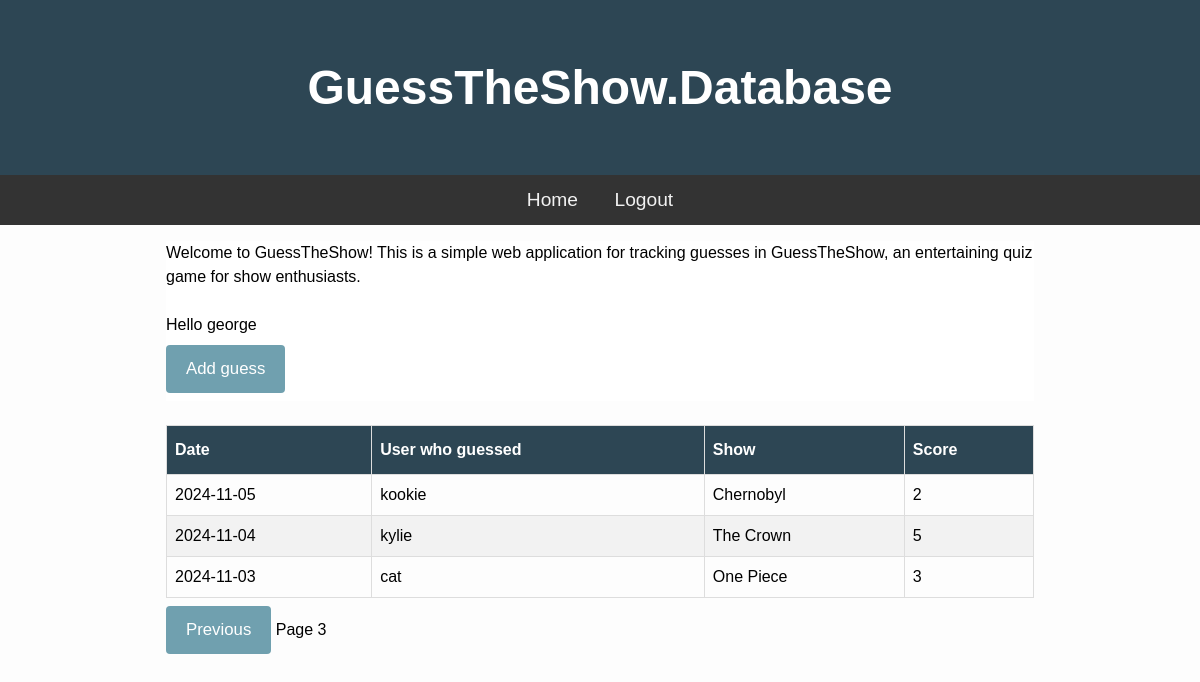
Screenshot of /?page=3 (signed in) with the database file from the repository.
### tables this page shows
CREATE TABLE Guesses (id INTEGER PRIMARY KEY AUTOINCREMENT, user_id INTEGER, date TEXT NOT NULL, score INTEGER, "show" TEXT NOT NULL);

CREATE TABLE Users (id INTEGER PRIMARY KEY AUTOINCREMENT, username TEXT UNIQUE NOT NULL, password NOT NULL, salt TEXT);

### main.py (the view)
@app.route("/") #the route for the homepage
def Home():
    page = request.args.get('page', 1, type=int) #Get the page number from the query parameters and default to 1 if not provided
    per_page = 10 #Limit guesses to 10 per page e
    total_guesses = db.TotalGuessCount() #Get the total number of guesses from the guesses database
    total_pages = math.ceil(total_guesses / per_page)#Calculate the total number of pages and round up to the nearest whole number
    if page < 1: #If the page number is less than 1, set it to 1 to prevent invalid page numbers and users from trying to access non-existent pages
       page = 1
    elif page > total_pages and total_pages > 0:
       page = total_pages
    offset = (page - 1) * per_page #Calculate the offset for the database query based on the current page
    guessData = db.GetPages(per_page, offset)#Get the guesses for the current page using limit and offset
    return render_template("index1.html", guesses=guessData, page=page, total_pages=total_pages) #Note: passing data, page and total_pages

### db.py (called while the page is built)
def GetDB():
    BASE_DIR = os.path.dirname(os.path.abspath(__file__)) #Turns the part of the current file into an absolute path and then gets the directory of that path. Used to find the database file regardless of where the program is run from.
    db_path = os.path.join(BASE_DIR, ".database", "gtg.db") #Creates path to the database file
    db = sqlite3.connect(db_path)
    db.row_factory = sqlite3.Row
    return db

def GetPages(limit, offset):
    db = GetDB()
    query = """SELECT Guesses.date, Guesses.show, Guesses.score, Users.username
               FROM Guesses
               JOIN Users ON Guesses.user_id = Users.id
               ORDER BY date DESC
               LIMIT ? OFFSET ?"""
    guesses = db.execute(query, (limit, offset)).fetchall()
    db.close()
    return guesses

def TotalGuessCount():
    db = GetDB()
    result = db.execute("SELECT COUNT(*) as total FROM Guesses").fetchone()
    db.close()
    return result['total']

### templates/index1.html (shortened to what this page needs)
{% extends "base.html" %}
{% block content %}
<div class="container">
    <p>Welcome to GuessTheShow! This is a simple web application for tracking guesses in GuessTheShow, an entertaining quiz game for show enthusiasts.</p>
    {% if session['username'] %}
        <br>
        <p>Hello {{ session['username'] }}</p>
        <a href="/add"><button>Add guess</button></a>
    {% endif %}
</div>
<br>
<table class="guess_table">
    <thead>
        <th>Date</th>
        <th>User who guessed</th>
        <th>Show</th>
        <th>Score</th>
    </thead>
    <tbody>
        {% for guess in guesses %}
        <tr>
            <td>{{ guess['date'] }}</td>
            <td>{{ guess['username'] }}</td>
            <td>{{ guess['show'] }}</td>
            <td>{{ guess['score'] }}</td>
        </tr>
        {% endfor %}
    </tbody>
</table>
<div class="pagenavigation">
    {% if page > 1 %}
        <a href="{{ url_for('Home', page=page-1) }}"><button>Previous</button></a>
    {% endif %}
    <span>Page {{ page }}</span>
</div>
{% endblock %}

### static/css/style.css (style rules this page uses)
* { padding: 0; margin: 0; box-sizing: border-box; }
body { background: #fdfdfd; font-family: "Nunito", sans-serif; font-size: 1rem; }
.container { background-color: white; }
.guess_table { font-family: Arial, Helvetica, sans-serif; border-collapse: collapse; width: 100%; }
.guess_table td, .guess_table th { border: 1px solid #ddd; padding: 8px; }
.guess_table tr:nth-child(even) { background-color: #f2f2f2; }
.guess_table th { padding-top: 12px; padding-bottom: 12px; text-align: left; background-color: #2D4654; color: white; }
button { background-color: #70A0AF; color: white; padding: 14px 20px; margin: 8px 0; border: none; border-radius: 4px; cursor: pointer; font-size: 1.05em; }

### rows the page displays
Guesses: date "2024-11-05", username "kookie", show "Chernobyl", score "2"
Guesses: date "2024-11-04", username "kylie", show "The Crown", score "5"
Guesses: date "2024-11-03", username "cat", show "One Piece", score "3"

### other values shown
{{ session['username'] }} "george"
{{ page }} "3"
